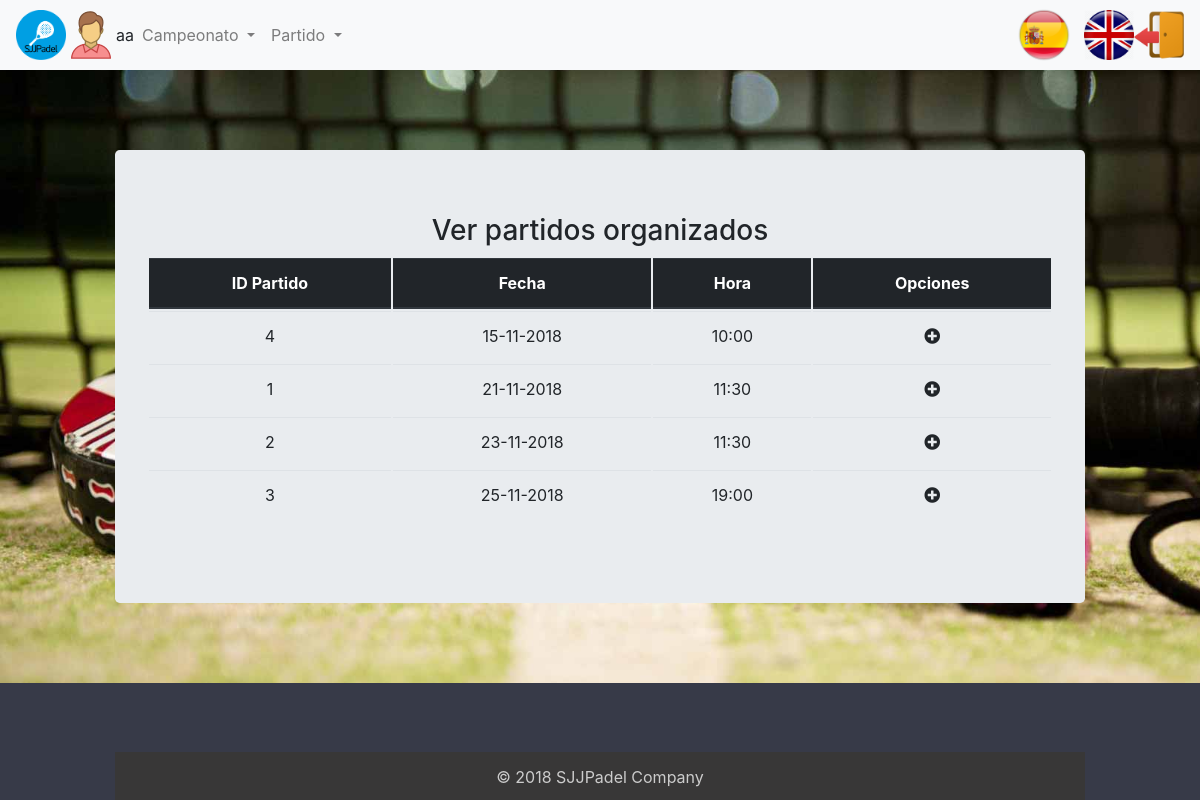
Before: /index.php?controller=organizeMatch&action=viewAll (signed in) with the older database file.
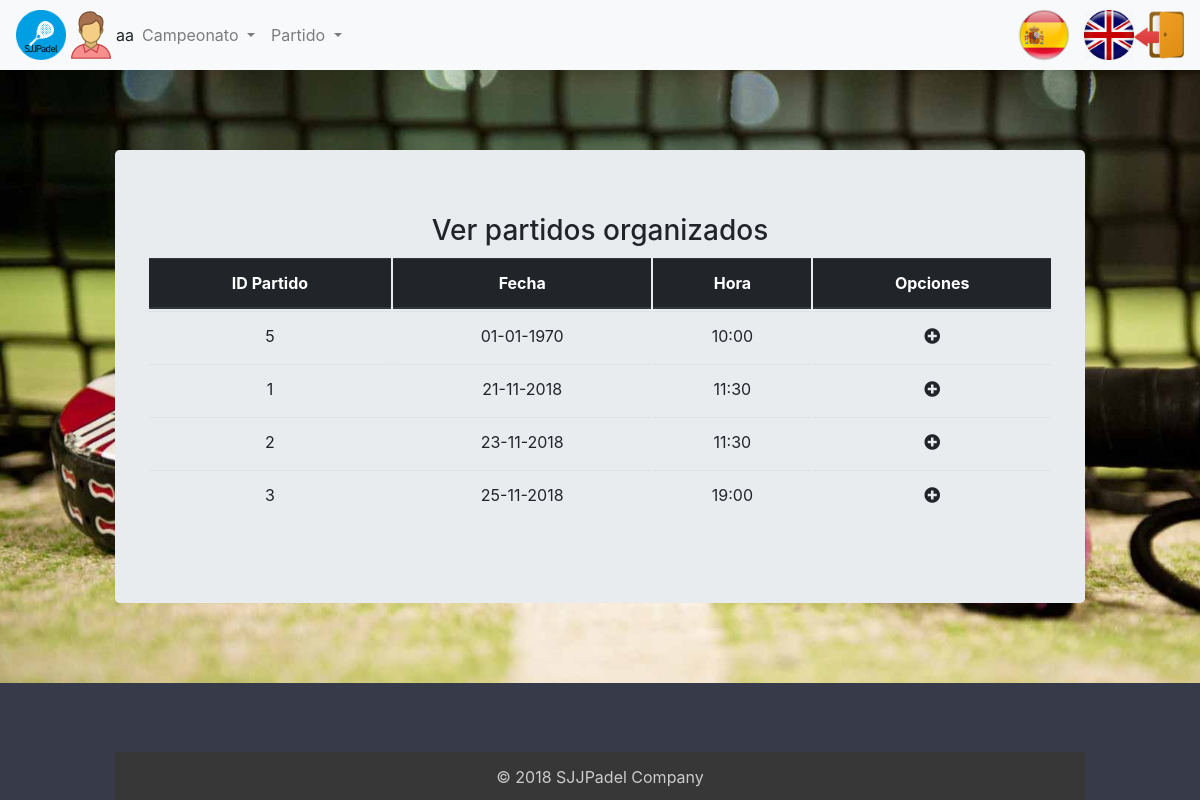
After: the same page with the newer database file.
### tables this page shows
CREATE TABLE `usuario` (
  `login` varchar(20) NOT NULL,
  `nombre` varchar(20) NOT NULL,
  `apellidos` varchar(45) DEFAULT NULL,
  `pass` varchar(20) DEFAULT NULL,
  `rol` char(1) DEFAULT NULL,
  `genero` varchar(10) DEFAULT NULL
);

CREATE TABLE `organizarpartido` (
  `idOrganizarPartido` int(11) NOT NULL,
  `fecha` date NOT NULL,
  `hora` time NOT NULL
);

### core/ViewManager.php (called while the page is built, shortened)
<?php
class ViewManager {
	private $fragmentContents = array();
	private $variables = array();
	private $currentFragment = self::DEFAULT_FRAGMENT;
	private $layout = "default";
	private function saveCurrentFragment() {
		$this->fragmentContents[$this->currentFragment].=ob_get_contents();
	}
	public function moveToFragment($name) {
		$this->currentFragment = $name;
	}
	public function getFragment($fragment, $default="") {
		if (!isset($this->fragmentContents[$fragment])) {
			return $default;
		}
		return $this->fragmentContents[$fragment];
	}
	public function setVariable($varname, $value, $flash=false) {
		$this->variables[$varname] = $value;
	}
	public function getVariable($varname, $default=NULL) {
		if (!isset($this->variables[$varname])) {
			return $default;
		}
		return $this->variables[$varname];
	}
	public function render($controller, $viewname) {
		include(__DIR__."/../view/$controller/$viewname.php");
		$this->renderLayout();
	}
	private function renderLayout() {
		include(__DIR__."/../view/layouts/".$this->layout.".php");
	}
	private static $viewmanager_singleton = NULL;
	public static function getInstance() {
		if (self::$viewmanager_singleton == null) {
			self::$viewmanager_singleton = new ViewManager();
		}
		return self::$viewmanager_singleton;
	}
}

### controller/OrganizeMatchController.php (called while the page is built, shortened)
<?php
require_once(__DIR__."/../core/ViewManager.php");
require_once(__DIR__."/../core/I18n.php");
require_once(__DIR__."/../model/OrganizeMatch.php");
require_once(__DIR__."/../model/OrganizeMatchMapper.php");
require_once(__DIR__."/../controller/BaseController.php");
class OrganizeMatchController extends BaseController {
  private $organizeMatchMapper;
  private $reservationMapper;
  public function __construct() {
    parent::__construct();
    $this->organizeMatchMapper = new OrganizeMatchMapper();
    $this->reservationMapper = new ReservationMapper();
  }
    public function viewAll() {
      $this->validateAllOrganizeMatches();
      $organizedMatches = $this->organizeMatchMapper->findAll();
      $this->view->setVariable("organizedMatches", $organizedMatches);
      $this->view->render("organizeMatch", "view");
    }
    public function validateAllOrganizeMatches(){
      $organizedMatches = $this->organizeMatchMapper->findAll();
      foreach ($organizedMatches as $organizeMatch) {
        $numRes = $this->reservationMapper->getNumReservations($organizeMatch->getFecha(), $organizeMatch->getHora());
        if( $numRes == 5 ){
          $this->organizeMatchMapper->delete($organizeMatch->getIdOrganizarPartido());
        }
      }
    }
  }

### index.php (called while the page is built, shortened)
<?php
function run() {
	try {
		$controller = loadController($_GET["controller"]);
		$actionName = $_GET["action"];
		$controller->$actionName();
	} catch(Exception $ex) {
		die("An exception occured!!!!!".$ex->getMessage());
	}
}
function loadController($controllerName) {
	return new $controllerClassName();
}
run();
?>

### core/I18n.php (called while the page is built, shortened)
<?php
class I18n {
	private $messages;
	public function setLanguage($language) {
		$this->messages = $i18n_messages;
	}
	public function i18n($key) {
		if (isset($this->messages[$key])){
			return $this->messages[$key];
		}else{
			return $key;
		}
	}
	private static $i18n_singleton = null;
	public static function getInstance() {
		if (self::$i18n_singleton == NULL) {
			self::$i18n_singleton = new I18n();
		}
		return self::$i18n_singleton;
	}
}
function i18n($key) {
	return I18n::getInstance()->i18n($key);
}

### model/OrganizeMatch.php (called while the page is built, shortened)
<?php
class OrganizeMatch {
  private $idOrganizarPartido;
	private $fecha;
	private $hora;
	public function __construct($idOrganizeMatch=NULL, $fecha=NULL, $hora=NULL, array $participants=NULL) {
    $this->idOrganizarPartido = $idOrganizeMatch;
		$this->fecha = $fecha;
		$this->hora = $hora;
	}
	public function getIdOrganizarPartido() {
		return $this->idOrganizarPartido;
	}
  public function setIdOrganizarPartido($idOrganizarPartido) {
    $this->idOrganizarPartido = $idOrganizarPartido;
  }
	public function getFecha() {
		return $this->fecha;
	}
	public function getHora() {
		return $this->hora;
	}
}

### model/OrganizeMatchMapper.php (called while the page is built, shortened)
<?php
require_once(__DIR__."/../core/PDOConnection.php");
class OrganizeMatchMapper {
	private $db;
	public function __construct() {
		$this->db = PDOConnection::getInstance();
	}
	public function findAll(){
		$stmt = $this->db->query("SELECT * FROM organizarpartido ORDER BY fecha, hora");
		$organizedMatches = $stmt->fetchAll(PDO::FETCH_ASSOC);
		$organizedMatchesArray = array();
		foreach ($organizedMatches as $match) {
			$fecha = new DateTime($match["fecha"]);
			$organizedMatch = new OrganizeMatch(null, $fecha->format('d-m-Y'), substr($match["hora"], 0, 5));
			$organizedMatch-> setIdOrganizarPartido($match["idOrganizarPartido"]);
			array_push( $organizedMatchesArray, $organizedMatch );
		}
		return $organizedMatchesArray;
	}
}

### core/PDOConnection.php (called while the page is built)
<?php
class PDOConnection {
	private static $dbhost = "localhost";
	private static $dbname = "sjjpadel";
	private static $dbuser = "abp";
	private static $dbpass = "abp";
	private static $db_singleton = null;
	public static function getInstance() {
		if (self::$db_singleton == null) {
			self::$db_singleton = new PDO(
			"mysql:host=".self::$dbhost.";dbname=".self::$dbname.";charset=utf8",
			self::$dbuser,
			self::$dbpass,
			array(
				PDO::ATTR_EMULATE_PREPARES => false,
				PDO::ATTR_ERRMODE => PDO::ERRMODE_EXCEPTION
			)
		);
	}
	return self::$db_singleton;
}
}
?>

### model/UserMapper.php (called while the page is built, shortened)
<?php
require_once(__DIR__."/../core/PDOConnection.php");
class UserMapper {
	private $db;
	public function __construct() {
		$this->db = PDOConnection::getInstance();
	}
	public function getDatos($login){
		$stmt = $this->db->prepare("SELECT * FROM usuario where login=?");
		$stmt->execute(array($login));
		$toret_db = $stmt->fetchAll(PDO::FETCH_ASSOC);
		$user = null;
		foreach ($toret_db as $datos) {
			$user = new User(
				$datos['login'],
				$datos['nombre'],
				$datos['apellidos'],
				$datos['pass'],
				$datos['rol'],
				$datos['genero']
			);
		}
		return $user;
	}
}

### controller/BaseController.php (called while the page is built, shortened)
<?php
require_once(__DIR__."/../core/ViewManager.php");
require_once(__DIR__."/../core/I18n.php");
require_once(__DIR__."/../model/User.php");
require_once(__DIR__."/../model/UserMapper.php");
class BaseController {
	public function __construct() {
		if(isset($_SESSION["currentuser"])) {
			$userMapper = new UserMapper();
			$datosUser = $userMapper->getDatos($_SESSION["currentuser"]);
		}
	}
}

### view/organizeMatch/view.php (the view, shortened to what this page needs)
<?php
require_once(__DIR__."/../../core/ViewManager.php");
$view = ViewManager::getInstance();
$organizedMatches = $view->getVariable("organizedMatches");
$view->setVariable("title", "Ver Partidos Organizados");
$currentRol = $view->getVariable("currentRol");
?>
  <h3><?= i18n("View Organized Matches"); ?></h3>
    <table class="table">
    <thead class="thead-dark">
      <tr>
        <th scope="col">
          <?= i18n("IDMatch"); ?>
        </th>
        <th scope="col">
          <?= i18n("Date"); ?>
        </th>
        <th scope="col">
          <?= i18n("Time"); ?>
        </th>
        <th scope="col" colspan="2">
          <?= i18n("Opciones"); ?>
        </th>
      </tr>
    </thead>
    <tbody>
        <?php foreach($organizedMatches as $match): ?>
          <tr>
              <td>
                <?= $match->getIdOrganizarPartido() ; ?>
              </td>
              <td>
                <?= $match->getFecha(); ?>
              </td>
              <td>
                <?= $match->getHora(); ?>
              </td>
              <td>
                <?php if($currentRol == 'd'): ?>
                  <a href="index.php?controller=organizeMatch&amp;action=join&amp;idOrganizeMatch=<?=$match->getIdOrganizarPartido(); ?>"><i class="fas fa-plus-circle color-1"></i></a>
                <?php endif; ?>
              </td>
          <tr>
        <?php endforeach; ?>
    </tbody>
  </table>

### view/layouts/default.php (shortened to what this page needs)
<?php
$view = ViewManager::getInstance();
$currentuser = $view->getVariable("currentusername");
$currentGender = $view->getVariable("currentGender");
$currentRol = $view->getVariable("currentRol");
?>
<!DOCTYPE html>
<html lang="en">
<head>
	<link rel="stylesheet" href="https://maxcdn.bootstrapcdn.com/bootstrap/4.0.0/css/bootstrap.min.css">
	<link rel="stylesheet" href="https://use.fontawesome.com/releases/v5.5.0/css/all.css">
	<link rel="stylesheet" href="css/style.css" type="text/css">
</head>
<body>
	<nav class="navbar navbar-expand-lg navbar-light bg-light">
		<img class="img-circle icono" src="images/icono.png">
		<?php if (isset($currentuser)): ?>
			<img class="icono" src="images/<?php echo $currentGender; ?>.png">
			<?= sprintf(i18n("%s"), $currentuser) ?>
		<?php endif ?>
		<div class="collapse navbar-collapse" id="navbarSupportedContent">
			<ul class="navbar-nav mr-auto">
				<?php if($currentRol == 'd' || $currentRol == 'a' || $currentRol == 'e'): ?>
					<li class="nav-item dropdown">
						<a class="nav-link dropdown-toggle" href="#" id="navbarDropdown" role="button" data-toggle="dropdown" aria-haspopup="true" aria-expanded="false">
							<?php echo i18n("Championship") ?>
						</a>
					</li>
				<?php endif ?>
				<?php if($currentRol == 'd' || $currentRol == 'a' || $currentRol == 'e'): ?>
					<li class="nav-item dropdown">
						<a class="nav-link dropdown-toggle" href="#" id="navbarDropdown" role="button" data-toggle="dropdown" aria-haspopup="true" aria-expanded="false">
							<?php echo i18n("Match") ?>
						</a>
					</li>
				<?php endif ?>
			</ul>
		</div>
		<li class="nav-item">
			<?php include(__DIR__."/language_select_element.php"); ?>
		</li>
		<li class="nav-item">
			<?php if (isset($currentuser)): ?>
				<a 	href="index.php?controller=users&amp;action=logout">
					<img src="images/salir.png" class="rounded icono" alt="Imágenes responsive">
				</a>
				<?php else: ?>
					<a href="index.php?controller=users&amp;action=login">
						<img src="images/entrar.png" class="rounded icono" alt="Imágenes responsive">
					</a>
				<?php endif ?>
			</li>
		</nav>
		<div class="container">
			<div class="jumbotron">
				<?= $view->getFragment(ViewManager::DEFAULT_FRAGMENT) ?>
			</div>
		</div>
		<footer id="myFooter">
			<div class="container">
				<div class="row">
					<div class="col-sm-3 myCols">
					</div>
				</div>
				<div class="social-networks">
				</div>
				<div class="footer-copyright">
					<p>© 2018 SJJPadel Company </p>
				</div>
			</footer>
		</body>
		</html>

### view/layouts/language_select_element.php (shortened to what this page needs)
<a href="index.php?controller=language&amp;action=change&amp;lang=es">
	<img class="img_idioma_spain" src="images/Spain.png"></img>
</a>
<a href="index.php?controller=language&amp;action=change&amp;lang=en">
	<img class="img_idioma_england" src="images/England.png"></img>
</a>

### css/style.css (style rules this page uses)
body { width: 100%; height: 100%; background: url('../images/padel.jpg') ; background-size: cover; background-attachment: fixed; }
ul , li { list-style: none; }
#myFooter { background-color: #373a48; color:white; }
#myFooter .footer-copyright { background-color: #383737; padding-top:3px; padding-bottom:3px; text-align: center; }
#myFooter .footer-copyright p { margin:10px; color: #ccc; }
#myFooter .myCols { text-align: center; }
#myFooter .social-networks { text-align: center; padding-top: 30px; padding-bottom: 38px; }
.icono { width: 50px; height: 50px; }
table { border-collapse: inherit; }
.color-1 { color: rgba(33,37,41,1); }
.img_idioma_spain { width: 72px; height: 54px; }
.img_idioma_england { width: 50px; height: 50px; }
.container { margin: 0 auto; max-width: 1000px; }
.jumbotron { margin: 80px 0; text-align: center; }

Changed rows visible on the page:
removed organizarpartido: idOrganizarPartido "4", Fecha "15-11-2018", Hora "10:00"
added organizarpartido: idOrganizarPartido "5", Fecha "01-01-1970", Hora "10:00"
